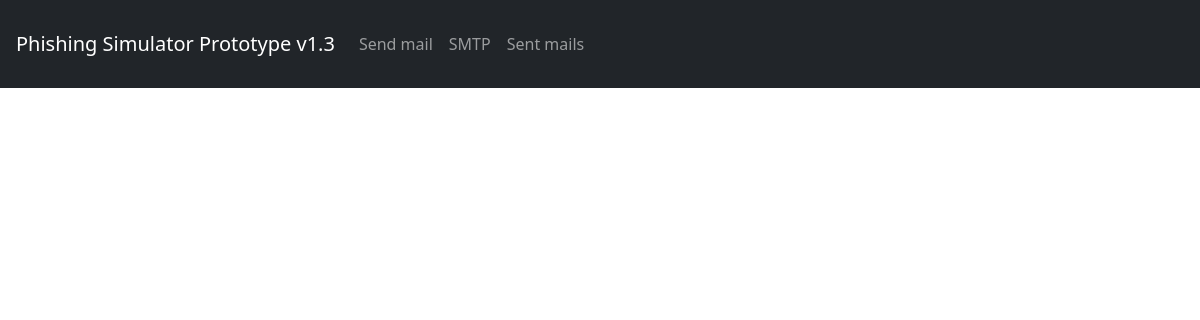
Page /user-data/2ak1xp6aio/gzugqjfmob/ on the earlier database version.
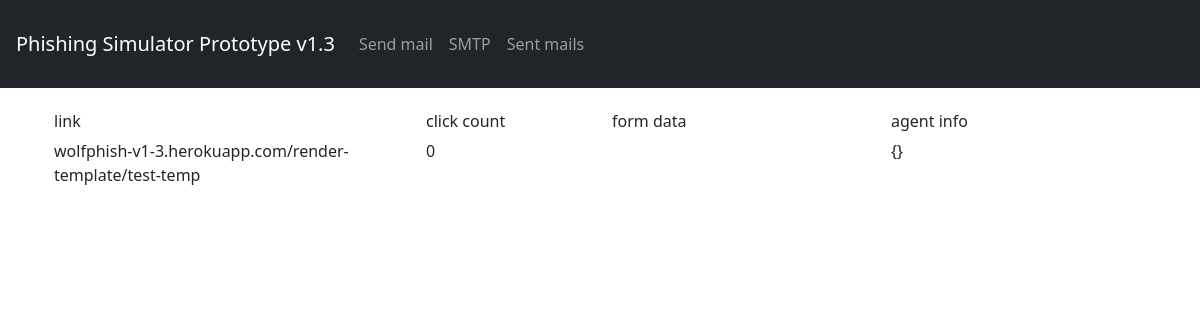
Same page on the later database version.
### mailer/models.py (models this page shows, shortened)
class PhishingLink(models.Model):
    link = models.CharField(max_length=255, blank=True, null=True)
    mail  = models.ForeignKey(Mails, on_delete=models.CASCADE, related_name="links", blank=True, null=True)

### mailer/views.py (the view)
# urls.py: path('user-data/<mail_unq_id>/<user_unq_id>/', UserDetailView, name="user-detail"),
def UserDetailView(request, mail_unq_id, user_unq_id):
    if request.method == 'GET':
        data=[]
        links = PhishingLink.objects.filter(mail__unq_id=mail_unq_id)
        for i in links:
            pdata = []
            click_count = 0
            adata = {}
            d = PhishingData.objects.filter(link__id=i.id, recipient__unq_id=user_unq_id)
            if len(d) > 0:
                click_count = d[0].click_count
                adata       = d[0].agent_data
            if len(d) > 0:
                p = PhishingDataDict.objects.filter(pdata__id=d[0].id)
                for j in p:
                    pdata.append(eval(j.data))
            data.append({"link":i.link, "click_count":click_count, "pdata":pdata, "adata":adata})
        return render(request, 'detail_user.html', {"data":data})

### templates/detail_user.html (shortened to what this page needs)
{% load static %}
{% include 'nav.html' %}
<div class="container p-4">
{% for i in data %}
<div class="row mb-2">
    <div class="col-md-4 mb-4">
        <h6>
            link
        </h6>
        {{i.link}}
    </div>
    <div class="col-md-2 mb-4">
        <h6>
            click count
        </h6>
        {{i.click_count}}
    </div>
    <div class="col-md-3 mb-4">
        <h6>
            form data
        </h6>
    </div>
    <div class="col-md-3 mb-4">
        <h6>
            agent info
        </h6>
        {{ i.adata }}
    </div>
</div>
{% endfor %}
</div>

Differences in the rows shown:
added PhishingLink: link "wolfphish-v1-3.herokuapp.com/render-template/test-temp"
Other differences:
new list line: "link click count 0 form data agent info {}"
